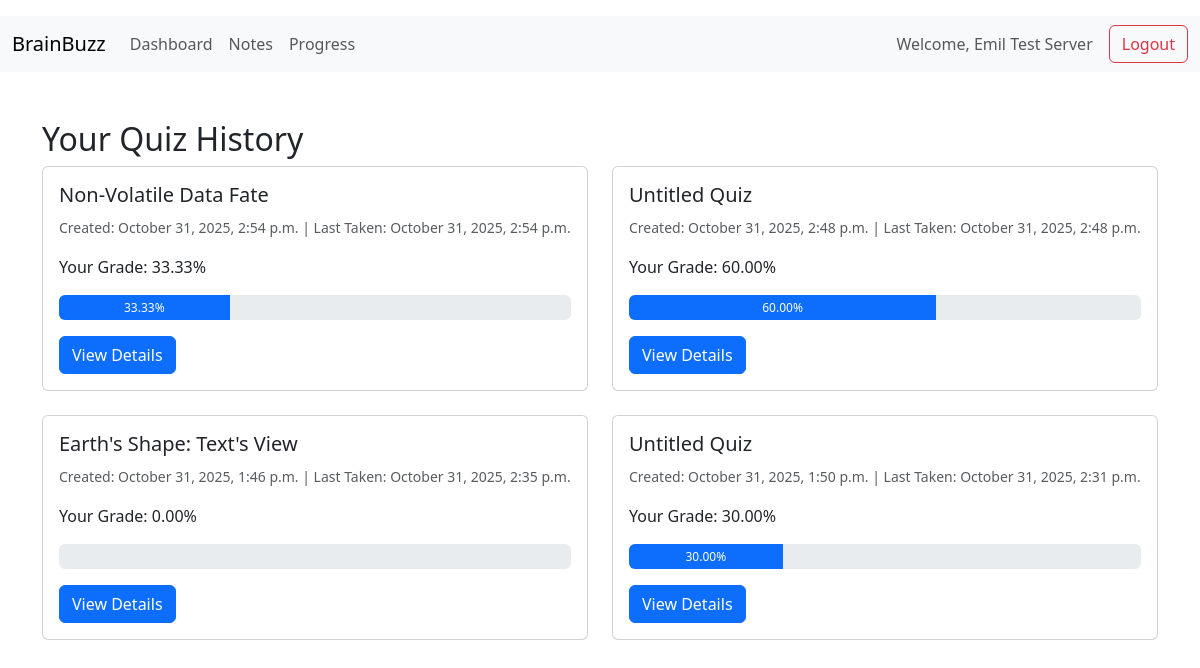
Page /progress/ (signed in) on the committed database.
### base/models.py (models this page shows, shortened)
class CustomUser(AbstractUser):
    full_name = models.CharField(max_length=255)
    email = models.EmailField(unique=True)
    USERNAME_FIELD = "email"
    REQUIRED_FIELDS = ["full_name"]

class QuizHistory(models.Model):
    user = models.ForeignKey(settings.AUTH_USER_MODEL, on_delete=models.CASCADE)
    title = models.CharField(max_length=255, blank=True, null=True)
    grade = models.FloatField()
    created_at = models.DateTimeField(auto_now_add=True)
    last_taken = models.DateTimeField(auto_now=True)

### base/views.py (the view)
# urls.py: path("progress/", progress, name="progress"),
@login_required
def progress(request):
    quiz_history = QuizHistory.objects.filter(user=request.user).order_by('-last_taken')
    return render(request, "progress.html", {'quiz_history': quiz_history})

### base/templates/progress.html (shortened to what this page needs)
{% extends "base.html" %}
{% block content %}
<header>
    <nav class="navbar navbar-expand-lg navbar-light bg-light">
        <div class="container-fluid">
            <a class="navbar-brand" href="{% url 'base:dashboard' %}">BrainBuzz</a>
            <div class="collapse navbar-collapse" id="navbarNav">
                <ul class="navbar-nav me-auto mb-2 mb-lg-0">
                    <li class="nav-item">
                        <a class="nav-link" href="{% url 'base:dashboard' %}">Dashboard</a>
                    </li>
                    <li class="nav-item">
                        <a class="nav-link" href="{% url 'base:notes' %}">Notes</a>
                    </li>
                    <li class="nav-item">
                        <a class="nav-link" href="{% url 'base:progress' %}">Progress</a>
                    </li>
                </ul>
                <span class="navbar-text me-3">
                    Welcome, {{ request.user.full_name }}
                </span>
                <a href="{% url 'base:user_logout' %}" class="btn btn-outline-danger">Logout</a>
            </div>
        </div>
    </nav>
</header>
<div class="container mt-5">
    <h2>Your Quiz History</h2>
    <div class="row">
        {% if quiz_history %}
            {% for quiz in quiz_history %}
                <div class="col-md-6 mb-4">
                    <div class="card">
                        <div class="card-body">
                            <h5 class="card-title">{{ quiz.title|default:"Untitled Quiz" }}</h5>
                            <p class="card-text">
                                <small class="text-muted">
                                    Created: {{ quiz.created_at|date:"F d, Y, P" }} |
                                    Last Taken: {{ quiz.last_taken|date:"F d, Y, P" }}
                                </small>
                            </p>
                            <p class="card-text">Your Grade: {{ quiz.grade|floatformat:2 }}%</p>
                            <div class="progress mb-3" style="height: 25px;">
                                <div class="progress-bar" role="progressbar" style="width: {{ quiz.grade }}%;" aria-valuenow="{{ quiz.grade }}" aria-valuemin="0" aria-valuemax="100">
                                    {{ quiz.grade|floatformat:2 }}%
                                </div>
                            </div>
                            <a href="{% url 'base:quiz_history_detail' quiz.id %}" class="btn btn-primary">View Details</a>
                        </div>
                    </div>
                </div>
            {% endfor %}
        {% else %}
            <div class="col">
                <p>You have not taken any quizzes yet.</p>
            </div>
        {% endif %}
    </div>
</div>
{% endblock content %}

### base/static/css/style.css (style rules this page uses)
html, body { height: 100%; }
body { background-color: #fff; }

### rows in the picture
CustomUser: user.full_name "Emil Test Server"
QuizHistory: title "Non-Volatile Data Fate", created_at "October 31, 2025, 2:54 p.m.", last_taken "October 31, 2025, 2:54 p.m.", grade "33.33"
QuizHistory: title "Untitled Quiz", created_at "October 31, 2025, 2:48 p.m.", last_taken "October 31, 2025, 2:48 p.m.", grade "60.00"
QuizHistory: title "Earth's Shape: Text's View", created_at "October 31, 2025, 1:46 p.m.", last_taken "October 31, 2025, 2:35 p.m.", grade "0.00"
QuizHistory: title "Untitled Quiz", created_at "October 31, 2025, 1:50 p.m.", last_taken "October 31, 2025, 2:31 p.m.", grade "30.00"
